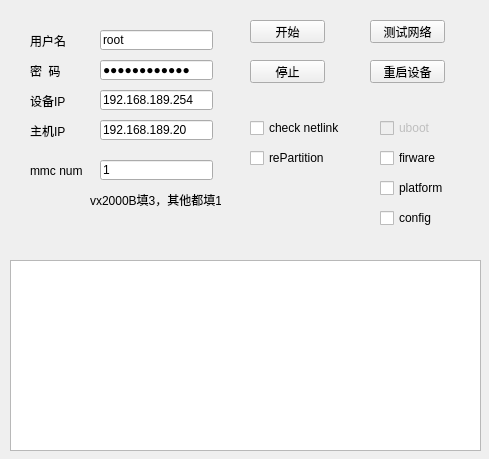
<?xml version="1.0" encoding="UTF-8"?>
<ui version="4.0">
 <class>Form</class>
 <widget class="QWidget" name="Form">
  <property name="enabled">
   <bool>true</bool>
  </property>
  <property name="geometry">
   <rect>
    <x>0</x>
    <y>0</y>
    <width>489</width>
    <height>459</height>
   </rect>
  </property>
  <property name="sizePolicy">
   <sizepolicy hsizetype="Fixed" vsizetype="Fixed">
    <horstretch>0</horstretch>
    <verstretch>0</verstretch>
   </sizepolicy>
  </property>
  <property name="mouseTracking">
   <bool>false</bool>
  </property>
  <property name="windowTitle">
   <string>v2x在线烧写软件V1.0</string>
  </property>
  <widget class="QPushButton" name="pushButton_1">
   <property name="geometry">
    <rect>
     <x>370</x>
     <y>20</y>
     <width>75</width>
     <height>23</height>
    </rect>
   </property>
   <property name="text">
    <string>测试网络</string>
   </property>
  </widget>
  <widget class="QPushButton" name="pushButton_2">
   <property name="geometry">
    <rect>
     <x>250</x>
     <y>60</y>
     <width>75</width>
     <height>23</height>
    </rect>
   </property>
   <property name="text">
    <string>停止</string>
   </property>
  </widget>
  <widget class="QPushButton" name="pushButton_3">
   <property name="geometry">
    <rect>
     <x>250</x>
     <y>20</y>
     <width>75</width>
     <height>23</height>
    </rect>
   </property>
   <property name="text">
    <string>开始</string>
   </property>
  </widget>
  <widget class="QLineEdit" name="lineEdit_1">
   <property name="geometry">
    <rect>
     <x>100</x>
     <y>30</y>
     <width>113</width>
     <height>20</height>
    </rect>
   </property>
   <property name="text">
    <string>root</string>
   </property>
   <property name="echoMode">
    <enum>QLineEdit::Normal</enum>
   </property>
  </widget>
  <widget class="QLineEdit" name="lineEdit_2">
   <property name="geometry">
    <rect>
     <x>100</x>
     <y>60</y>
     <width>113</width>
     <height>20</height>
    </rect>
   </property>
   <property name="inputMask">
    <string/>
   </property>
   <property name="text">
    <string>*Ctfo002314*</string>
   </property>
   <property name="echoMode">
    <enum>QLineEdit::PasswordEchoOnEdit</enum>
   </property>
  </widget>
  <widget class="QTextEdit" name="textEdit">
   <property name="geometry">
    <rect>
     <x>10</x>
     <y>260</y>
     <width>471</width>
     <height>191</height>
    </rect>
   </property>
  </widget>
  <widget class="QLabel" name="label">
   <property name="geometry">
    <rect>
     <x>30</x>
     <y>30</y>
     <width>54</width>
     <height>21</height>
    </rect>
   </property>
   <property name="text">
    <string>用户名</string>
   </property>
  </widget>
  <widget class="QLabel" name="label_2">
   <property name="geometry">
    <rect>
     <x>30</x>
     <y>60</y>
     <width>54</width>
     <height>21</height>
    </rect>
   </property>
   <property name="text">
    <string>密  码</string>
   </property>
  </widget>
  <widget class="QLineEdit" name="lineEdit_3">
   <property name="geometry">
    <rect>
     <x>100</x>
     <y>120</y>
     <width>113</width>
     <height>20</height>
    </rect>
   </property>
   <property name="text">
    <string>192.168.189.20</string>
   </property>
  </widget>
  <widget class="QLabel" name="label_3">
   <property name="geometry">
    <rect>
     <x>30</x>
     <y>120</y>
     <width>54</width>
     <height>21</height>
    </rect>
   </property>
   <property name="text">
    <string>主机IP</string>
   </property>
  </widget>
  <widget class="QLabel" name="label_4">
   <property name="geometry">
    <rect>
     <x>30</x>
     <y>90</y>
     <width>54</width>
     <height>21</height>
    </rect>
   </property>
   <property name="text">
    <string>设备IP</string>
   </property>
  </widget>
  <widget class="QLineEdit" name="lineEdit_4">
   <property name="geometry">
    <rect>
     <x>100</x>
     <y>90</y>
     <width>113</width>
     <height>20</height>
    </rect>
   </property>
   <property name="text">
    <string>192.168.189.254</string>
   </property>
  </widget>
  <widget class="QCheckBox" name="checkBox">
   <property name="geometry">
    <rect>
     <x>250</x>
     <y>150</y>
     <width>91</width>
     <height>16</height>
    </rect>
   </property>
   <property name="text">
    <string>rePartition</string>
   </property>
  </widget>
  <widget class="QCheckBox" name="checkBox_2">
   <property name="enabled">
    <bool>false</bool>
   </property>
   <property name="geometry">
    <rect>
     <x>380</x>
     <y>120</y>
     <width>71</width>
     <height>16</height>
    </rect>
   </property>
   <property name="text">
    <string>uboot</string>
   </property>
  </widget>
  <widget class="QCheckBox" name="checkBox_3">
   <property name="geometry">
    <rect>
     <x>380</x>
     <y>150</y>
     <width>71</width>
     <height>16</height>
    </rect>
   </property>
   <property name="text">
    <string>firware</string>
   </property>
  </widget>
  <widget class="QCheckBox" name="checkBox_4">
   <property name="geometry">
    <rect>
     <x>380</x>
     <y>180</y>
     <width>71</width>
     <height>16</height>
    </rect>
   </property>
   <property name="text">
    <string>platform</string>
   </property>
  </widget>
  <widget class="QCheckBox" name="checkBox_5">
   <property name="geometry">
    <rect>
     <x>380</x>
     <y>210</y>
     <width>71</width>
     <height>16</height>
    </rect>
   </property>
   <property name="text">
    <string>config</string>
   </property>
  </widget>
  <widget class="QCheckBox" name="checkBox_6">
   <property name="geometry">
    <rect>
     <x>250</x>
     <y>120</y>
     <width>101</width>
     <height>16</height>
    </rect>
   </property>
   <property name="text">
    <string>check netlink</string>
   </property>
  </widget>
  <widget class="QLineEdit" name="lineEdit">
   <property name="geometry">
    <rect>
     <x>100</x>
     <y>160</y>
     <width>113</width>
     <height>20</height>
    </rect>
   </property>
   <property name="text">
    <string>1</string>
   </property>
  </widget>
  <widget class="QLabel" name="label_5">
   <property name="geometry">
    <rect>
     <x>30</x>
     <y>160</y>
     <width>54</width>
     <height>21</height>
    </rect>
   </property>
   <property name="text">
    <string>mmc num</string>
   </property>
  </widget>
  <widget class="QPushButton" name="pushButton">
   <property name="geometry">
    <rect>
     <x>370</x>
     <y>60</y>
     <width>75</width>
     <height>23</height>
    </rect>
   </property>
   <property name="text">
    <string>重启设备</string>
   </property>
  </widget>
  <widget class="QLabel" name="label_6">
   <property name="geometry">
    <rect>
     <x>90</x>
     <y>190</y>
     <width>131</width>
     <height>20</height>
    </rect>
   </property>
   <property name="layoutDirection">
    <enum>Qt::LeftToRight</enum>
   </property>
   <property name="locale">
    <locale language="Chinese" country="China"/>
   </property>
   <property name="text">
    <string>vx2000B填3，其他都填1</string>
   </property>
   <property name="textFormat">
    <enum>Qt::AutoText</enum>
   </property>
   <property name="scaledContents">
    <bool>false</bool>
   </property>
   <property name="textInteractionFlags">
    <set>Qt::LinksAccessibleByMouse</set>
   </property>
  </widget>
 </widget>
 <resources/>
 <connections>
  <connection>
   <sender>pushButton_1</sender>
   <signal>clicked()</signal>
   <receiver>Form</receiver>
   <slot>push1()</slot>
   <hints>
    <hint type="sourcelabel">
     <x>442</x>
     <y>66</y>
    </hint>
    <hint type="destinationlabel">
     <x>238</x>
     <y>40</y>
    </hint>
   </hints>
  </connection>
  <connection>
   <sender>pushButton_2</sender>
   <signal>clicked()</signal>
   <receiver>Form</receiver>
   <slot>push2()</slot>
   <hints>
    <hint type="sourcelabel">
     <x>285</x>
     <y>70</y>
    </hint>
    <hint type="destinationlabel">
     <x>240</x>
     <y>91</y>
    </hint>
   </hints>
  </connection>
  <connection>
   <sender>pushButton_3</sender>
   <signal>clicked()</signal>
   <receiver>Form</receiver>
   <slot>push3()</slot>
   <hints>
    <hint type="sourcelabel">
     <x>310</x>
     <y>42</y>
    </hint>
    <hint type="destinationlabel">
     <x>351</x>
     <y>129</y>
    </hint>
   </hints>
  </connection>
  <connection>
   <sender>pushButton</sender>
   <signal>clicked()</signal>
   <receiver>Form</receiver>
   <slot>push()</slot>
   <hints>
    <hint type="sourcelabel">
     <x>266</x>
     <y>113</y>
    </hint>
    <hint type="destinationlabel">
     <x>275</x>
     <y>176</y>
    </hint>
   </hints>
  </connection>
 </connections>
 <slots>
  <slot>push1()</slot>
  <slot>push2()</slot>
  <slot>push3()</slot>
  <slot>push()</slot>
 </slots>
</ui>
